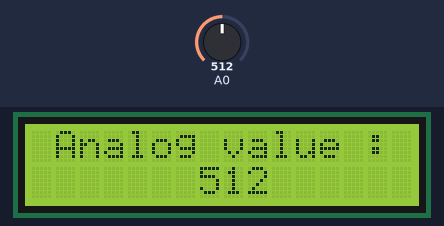
Simulated run of this sketch. Board: Arduino Uno, built with avr-gcc and run on an emulated ATmega328P. Shown: 16×2 character LCD. The inputs (shaded band) are chosen by the test bench; at power-on: A0 = 512. What the sketch prints to the serial monitor is not drawn.

Above: at 5.3 s.
5.4 s: A0 set to 716
At 5.83 s:
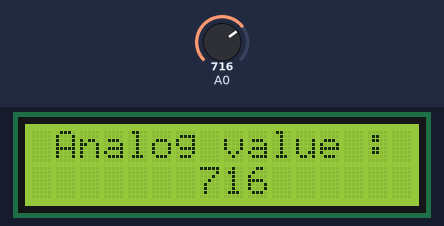
7.1 s: A0 set to 900
At 7.46 s:
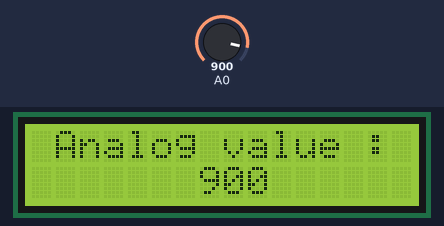
8.7 s: A0 set to 1023
At 9.1 s:
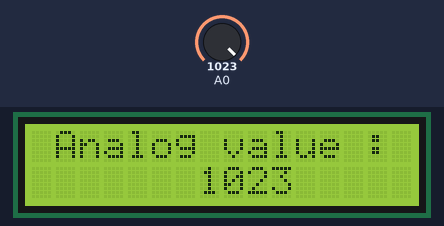
Timing chart, 0 to 11.7 s (numbered marks = the images above; inputs shaded):
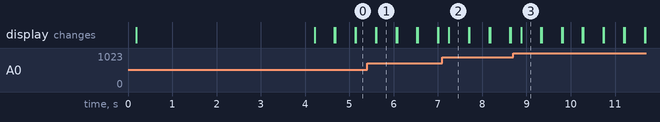

The sketch:

main.ino
```cpp
#include <LiquidCrystal_I2C.h>

LiquidCrystal_I2C lcd(0x27, 16, 2);

void setup()
{
  lcd.init();
  lcd.clear();
  lcd.backlight();
  delay(100);;
  lcd.setCursor(3,0);
  lcd.print("Piezotrify");
  lcd.setCursor(1,1);
  lcd.print("By Seri Menanti");
  delay(4000);
  lcd.clear();
  Serial.begin(9600);
}
void loop()
{
  int val;
  val=analogRead(0);
  Serial.println(val);
  lcd.setCursor(1,0);
  lcd.print("Analog value :");
  lcd.setCursor(7, 1);
  lcd.print(val);
  delay(200);
  lcd.setCursor(0, 1);
  lcd.print("                ");
}
```

Measured:
- after the input at 5.4 s, the display: first differs from a run without the input after 0.21 s (image 1)
- after the input at 7.1 s, the display: changes after 0.14 s (image 2)
- after the input at 8.7 s, the display: changes after 0.18 s (image 3)
- what the display in image 1 shows lasts 0.5 s, from 5.6 s to 6.1 s
